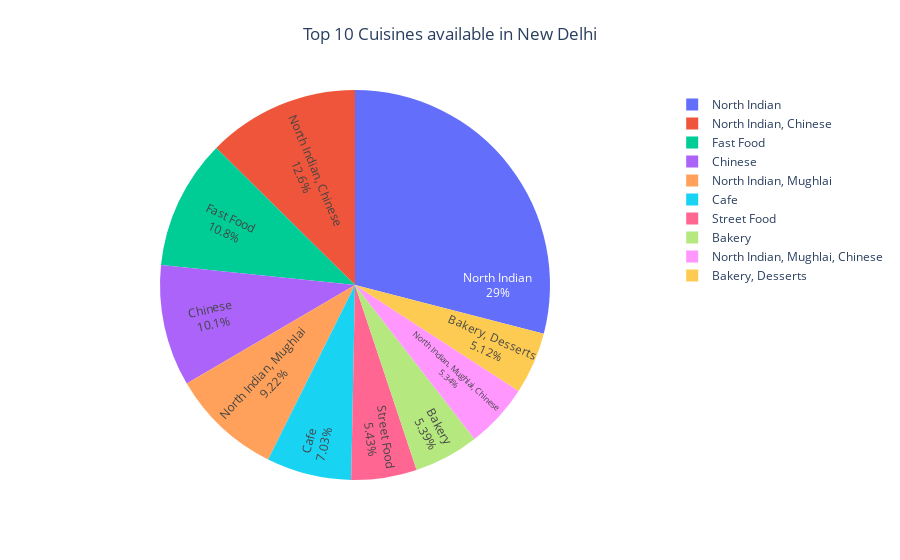

Source (notebook cell):
### Code cell
# Top 0 cuisines of New Delhi

cuisine_value = delhi['Cuisines'].value_counts()
cuisine_label = delhi['Cuisines'].value_counts().index

fig = go.Figure(data=go.Pie(
    labels=cuisine_label[:10], values=cuisine_value[:10],
    textinfo='label+percent', insidetextorientation='radial'
))

fig.update_layout(
    title={'text':'Top 10 Cuisines available in New Delhi',
           'y':0.95,    # movig the title up
           'x':0.5,     # Center title
           'xanchor':'center',
           'yanchor':'top'},
           uniformtext_minsize=12,   # setting minimum font size for labels
           margin=dict(t=90, b=80, l=50, r=90)   #adjusting margins
)

fig.update_traces(
    textposition='inside',  # Positions the text inside the pie slices
    insidetextorientation='radial'  # Or 'horizontal' to prevent text overlap
)

fig.show()

### Figure 1 — Plotly figure (JSON) as saved in the notebook; plotly's stock layout.template omitted (floating-point values rounded to 4 significant figures)
{"data": [{"insidetextorientation": "radial", "labels": ["North Indian", "North Indian, Chinese", "Fast Food", "Chinese", "North Indian, Mughlai", "Cafe", "Street Food", "Bakery", "North Indian, Mughlai, Chinese", "Bakery, Desserts"], "textinfo": "label+percent", "textposition": "inside", "type": "pie", "values": [652, 283, 242, 226, 207, 158, 122, 121, 120, 115]}], "layout": {"margin": {"b": 80, "l": 50, "r": 90, "t": 90}, "title": {"text": "Top 10 Cuisines available in New Delhi", "x": 0.5, "xanchor": "center", "y": 0.95, "yanchor": "top"}, "uniformtext": {"minsize": 12}}}
